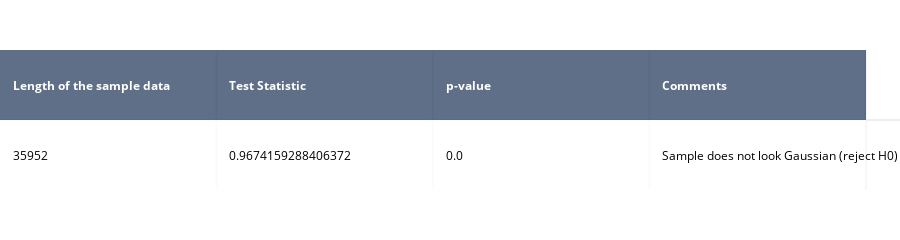

Notebook source saved alongside this figure:
### Markdown cell above
We made some normality tests for each plot in order to say if is there any normal distribution.

### Code cell
stat, p = shapiro(vehicles['Fuel Barrels/Year'])

# interpret
alpha = 0.05
if p > alpha:
    msg = 'Sample looks Gaussian (fail to reject H0)'
else:
    msg = 'Sample does not look Gaussian (reject H0)'

result_mat = [
    ['Length of the sample data', 'Test Statistic', 'p-value', 'Comments'],
    [len(vehicles['Fuel Barrels/Year']), stat, p, msg]
]

swt_table = ff.create_table(result_mat)
swt_table['data'][0].colorscale=[[0, '#2a3f5f'],[1, '#ffffff']]
swt_table['layout']['height']=200
swt_table['layout']['margin']['t']=50
swt_table['layout']['margin']['b']=50

swt_table.iplot()

### Figure 1 — Plotly figure (JSON) as saved in the notebook; plotly's stock layout.template omitted (floating-point values rounded to 4 significant figures)
{"data": [{"colorscale": [[0, "#2a3f5f"], [1, "#ffffff"]], "hoverinfo": "none", "opacity": 0.75, "showscale": false, "type": "heatmap", "uid": "1e6073c8-b22a-11e9-b0d4-8c2937efece8", "z": [[0, 0, 0, 0], [0.5, 0.5, 0.5, 0.5]]}], "layout": {"annotations": [{"align": "left", "font": {"color": "#ffffff"}, "showarrow": false, "text": "<b>Length of the sample data</b>", "x": -0.45, "xanchor": "left", "xref": "x", "y": 0, "yref": "y"}, {"align": "left", "font": {"color": "#ffffff"}, "showarrow": false, "text": "<b>Test Statistic</b>", "x": 0.55, "xanchor": "left", "xref": "x", "y": 0, "yref": "y"}, {"align": "left", "font": {"color": "#ffffff"}, "showarrow": false, "text": "<b>p-value</b>", "x": 1.55, "xanchor": "left", "xref": "x", "y": 0, "yref": "y"}, {"align": "left", "font": {"color": "#ffffff"}, "showarrow": false, "text": "<b>Comments</b>", "x": 2.55, "xanchor": "left", "xref": "x", "y": 0, "yref": "y"}, {"align": "left", "font": {"color": "#000000"}, "showarrow": false, "text": "35952", "x": -0.45, "xanchor": "left", "xref": "x", "y": 1, "yref": "y"}, {"align": "left", "font": {"color": "#000000"}, "showarrow": false, "text": "0.9674159288406372", "x": 0.55, "xanchor": "left", "xref": "x", "y": 1, "yref": "y"}, {"align": "left", "font": {"color": "#000000"}, "showarrow": false, "text": "0.0", "x": 1.55, "xanchor": "left", "xref": "x", "y": 1, "yref": "y"}, {"align": "left", "font": {"color": "#000000"}, "showarrow": false, "text": "Sample does not look Gaussian (reject H0)", "x": 2.55, "xanchor": "left", "xref": "x", "y": 1, "yref": "y"}], "height": 200, "margin": {"b": 50, "l": 0, "r": 0, "t": 50}, "xaxis": {"dtick": 1, "gridwidth": 2, "showticklabels": false, "tick0": -0.5, "ticks": "", "zeroline": false}, "yaxis": {"autorange": "reversed", "dtick": 1, "gridwidth": 2, "showticklabels": false, "tick0": 0.5, "ticks": "", "zeroline": false}}}
